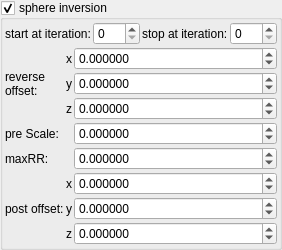
    <widget class="MyGroupBox" name="groupCheck_transf_function_enabledP_false">
     <property name="toolTip">
      <string/>
     </property>
     <property name="title">
      <string>sphere inversion&amp;</string>
     </property>
     <property name="checkable">
      <bool>true</bool>
     </property>
     <layout class="QVBoxLayout" name="verticalLayout_33" stretch="0,0">
      <property name="spacing">
       <number>2</number>
      </property>
      <property name="leftMargin">
       <number>2</number>
      </property>
      <property name="topMargin">
       <number>2</number>
      </property>
      <property name="rightMargin">
       <number>2</number>
      </property>
      <property name="bottomMargin">
       <number>2</number>
      </property>
      <item>
       <layout class="QHBoxLayout" name="horizontalLayout_28" stretch="0,1,0,1">
        <item>
         <widget class="QLabel" name="label_118">
          <property name="text">
           <string>start at iteration:</string>
          </property>
         </widget>
        </item>
        <item>
         <widget class="MySpinBox" name="spinboxInt_transf_start_iterations_P">
          <property name="sizePolicy">
           <sizepolicy hsizetype="Minimum" vsizetype="Maximum">
            <horstretch>0</horstretch>
            <verstretch>0</verstretch>
           </sizepolicy>
          </property>
          <property name="minimum">
           <number>0</number>
          </property>
          <property name="maximum">
           <number>999</number>
          </property>
          <property name="value">
           <number>0</number>
          </property>
         </widget>
        </item>
        <item>
         <widget class="QLabel" name="label_84">
          <property name="text">
           <string>stop at iteration:</string>
          </property>
         </widget>
        </item>
        <item>
         <widget class="MySpinBox" name="spinboxInt_transf_stop_iterations_P1">
          <property name="sizePolicy">
           <sizepolicy hsizetype="Preferred" vsizetype="Maximum">
            <horstretch>0</horstretch>
            <verstretch>0</verstretch>
           </sizepolicy>
          </property>
          <property name="maximum">
           <number>999</number>
          </property>
         </widget>
        </item>
       </layout>
      </item>
      <item>
       <layout class="QGridLayout" name="gridLayout_16" columnstretch="0,0,1">
        <property name="spacing">
         <number>2</number>
        </property>
        <item row="0" column="0" rowspan="3">
         <widget class="QLabel" name="label_16">
          <property name="text">
           <string>reverse
offset:</string>
          </property>
         </widget>
        </item>
        <item row="6" column="0">
         <widget class="QLabel" name="label_256">
          <property name="text">
           <string>post offset:</string>
          </property>
         </widget>
        </item>
        <item row="7" column="1">
         <widget class="QLabel" name="label_123">
          <property name="text">
           <string notr="true">z</string>
          </property>
         </widget>
        </item>
        <item row="6" column="1">
         <widget class="QLabel" name="label_122">
          <property name="text">
           <string notr="true">y</string>
          </property>
         </widget>
        </item>
        <item row="2" column="2">
         <widget class="MyDoubleSpinBox" name="spinbox3_mandelbox_offset_z">
          <property name="sizePolicy">
           <sizepolicy hsizetype="Minimum" vsizetype="Maximum">
            <horstretch>0</horstretch>
            <verstretch>0</verstretch>
           </sizepolicy>
          </property>
          <property name="prefix">
           <string/>
          </property>
          <property name="suffix">
           <string/>
          </property>
          <property name="decimals">
           <number>6</number>
          </property>
          <property name="minimum">
           <double>-100.000000000000000</double>
          </property>
          <property name="maximum">
           <double>100.000000000000000</double>
          </property>
          <property name="singleStep">
           <double>0.100000000000000</double>
          </property>
         </widget>
        </item>
        <item row="3" column="2">
         <widget class="MyDoubleSpinBox" name="spinbox_transf_scale">
          <property name="sizePolicy">
           <sizepolicy hsizetype="Minimum" vsizetype="Maximum">
            <horstretch>0</horstretch>
            <verstretch>0</verstretch>
           </sizepolicy>
          </property>
          <property name="prefix">
           <string/>
          </property>
          <property name="suffix">
           <string/>
          </property>
          <property name="decimals">
           <number>6</number>
          </property>
          <property name="minimum">
           <double>-100000.000000000000000</double>
          </property>
          <property name="maximum">
           <double>100000.000000000000000</double>
          </property>
          <property name="singleStep">
           <double>0.100000000000000</double>
          </property>
         </widget>
        </item>
        <item row="0" column="1">
         <widget class="QLabel" name="label_115">
          <property name="sizePolicy">
           <sizepolicy hsizetype="Preferred" vsizetype="Preferred">
            <horstretch>0</horstretch>
            <verstretch>0</verstretch>
           </sizepolicy>
          </property>
          <property name="text">
           <string notr="true">x</string>
          </property>
          <property name="alignment">
           <set>Qt::AlignRight|Qt::AlignTrailing|Qt::AlignVCenter</set>
          </property>
         </widget>
        </item>
        <item row="6" column="2">
         <widget class="MyDoubleSpinBox" name="spinbox3_transf_addition_constant_y">
          <property name="sizePolicy">
           <sizepolicy hsizetype="Minimum" vsizetype="Maximum">
            <horstretch>0</horstretch>
            <verstretch>0</verstretch>
           </sizepolicy>
          </property>
          <property name="prefix">
           <string/>
          </property>
          <property name="suffix">
           <string/>
          </property>
          <property name="decimals">
           <number>6</number>
          </property>
          <property name="minimum">
           <double>-99.989999999999995</double>
          </property>
          <property name="maximum">
           <double>99.989999999999995</double>
          </property>
          <property name="singleStep">
           <double>0.100000000000000</double>
          </property>
         </widget>
        </item>
        <item row="0" column="2">
         <widget class="MyDoubleSpinBox" name="spinbox3_mandelbox_offset_x">
          <property name="sizePolicy">
           <sizepolicy hsizetype="Minimum" vsizetype="Maximum">
            <horstretch>0</horstretch>
            <verstretch>0</verstretch>
           </sizepolicy>
          </property>
          <property name="prefix">
           <string/>
          </property>
          <property name="suffix">
           <string/>
          </property>
          <property name="decimals">
           <number>6</number>
          </property>
          <property name="minimum">
           <double>-100.000000000000000</double>
          </property>
          <property name="maximum">
           <double>100.000000000000000</double>
          </property>
          <property name="singleStep">
           <double>0.100000000000000</double>
          </property>
         </widget>
        </item>
        <item row="2" column="1">
         <widget class="QLabel" name="label_117">
          <property name="sizePolicy">
           <sizepolicy hsizetype="Preferred" vsizetype="Preferred">
            <horstretch>0</horstretch>
            <verstretch>0</verstretch>
           </sizepolicy>
          </property>
          <property name="text">
           <string notr="true">z</string>
          </property>
          <property name="alignment">
           <set>Qt::AlignRight|Qt::AlignTrailing|Qt::AlignVCenter</set>
          </property>
         </widget>
        </item>
        <item row="1" column="2">
         <widget class="MyDoubleSpinBox" name="spinbox3_mandelbox_offset_y">
          <property name="sizePolicy">
           <sizepolicy hsizetype="Minimum" vsizetype="Maximum">
            <horstretch>0</horstretch>
            <verstretch>0</verstretch>
           </sizepolicy>
          </property>
          <property name="prefix">
           <string/>
          </property>
          <property name="suffix">
           <string/>
          </property>
          <property name="decimals">
           <number>6</number>
          </property>
          <property name="minimum">
           <double>-100.000000000000000</double>
          </property>
          <property name="maximum">
           <double>100.000000000000000</double>
          </property>
          <property name="singleStep">
           <double>0.100000000000000</double>
          </property>
         </widget>
        </item>
        <item row="5" column="1">
         <widget class="QLabel" name="label_121">
          <property name="text">
           <string notr="true">x</string>
          </property>
         </widget>
        </item>
        <item row="3" column="0">
         <widget class="QLabel" name="label_18">
          <property name="text">
           <string>pre Scale:</string>
          </property>
         </widget>
        </item>
        <item row="1" column="1">
         <widget class="QLabel" name="label_116">
          <property name="sizePolicy">
           <sizepolicy hsizetype="Preferred" vsizetype="Preferred">
            <horstretch>0</horstretch>
            <verstretch>0</verstretch>
           </sizepolicy>
          </property>
          <property name="text">
           <string notr="true">y</string>
          </property>
          <property name="alignment">
           <set>Qt::AlignRight|Qt::AlignTrailing|Qt::AlignVCenter</set>
          </property>
         </widget>
        </item>
        <item row="7" column="2">
         <widget class="MyDoubleSpinBox" name="spinbox3_transf_addition_constant_z">
          <property name="sizePolicy">
           <sizepolicy hsizetype="Minimum" vsizetype="Maximum">
            <horstretch>0</horstretch>
            <verstretch>0</verstretch>
           </sizepolicy>
          </property>
          <property name="prefix">
           <string/>
          </property>
          <property name="suffix">
           <string/>
          </property>
          <property name="decimals">
           <number>6</number>
          </property>
          <property name="minimum">
           <double>-99.989999999999995</double>
          </property>
          <property name="maximum">
           <double>99.989999999999995</double>
          </property>
          <property name="singleStep">
           <double>0.100000000000000</double>
          </property>
         </widget>
        </item>
        <item row="5" column="2">
         <widget class="MyDoubleSpinBox" name="spinbox3_transf_addition_constant_x">
          <property name="sizePolicy">
           <sizepolicy hsizetype="Minimum" vsizetype="Maximum">
            <horstretch>0</horstretch>
            <verstretch>0</verstretch>
           </sizepolicy>
          </property>
          <property name="prefix">
           <string/>
          </property>
          <property name="suffix">
           <string/>
          </property>
          <property name="decimals">
           <number>6</number>
          </property>
          <property name="minimum">
           <double>-99.989999999999995</double>
          </property>
          <property name="maximum">
           <double>99.989999999999995</double>
          </property>
          <property name="singleStep">
           <double>0.100000000000000</double>
          </property>
         </widget>
        </item>
        <item row="4" column="2">
         <widget class="MyDoubleSpinBox" name="spinbox_transf_maxR2_1">
          <property name="sizePolicy">
           <sizepolicy hsizetype="Minimum" vsizetype="Maximum">
            <horstretch>0</horstretch>
            <verstretch>0</verstretch>
           </sizepolicy>
          </property>
          <property name="prefix">
           <string/>
          </property>
          <property name="suffix">
           <string/>
          </property>
          <property name="decimals">
           <number>6</number>
          </property>
          <property name="minimum">
           <double>-100000.000000000000000</double>
          </property>
          <property name="maximum">
           <double>100000.000000000000000</double>
          </property>
          <property name="singleStep">
           <double>0.100000000000000</double>
          </property>
         </widget>
        </item>
        <item row="4" column="0">
         <widget class="QLabel" name="label_19">
          <property name="text">
           <string>maxRR:</string>
          </property>
         </widget>
        </item>
       </layout>
      </item>
     </layout>
    </widget>
